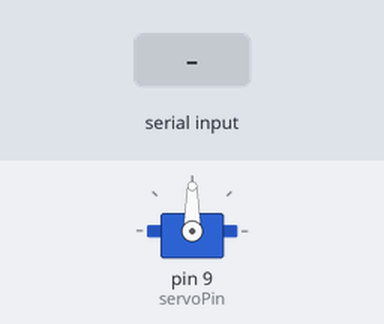
This sketch was run on a simulated Arduino Uno, built with avr-gcc and run on an emulated ATmega328P. On the bench: servo. The test bench sets the inputs (shaded band).

Above: at 1.2 s.
1.3 s: "1" received over Serial
At 1.9 s:
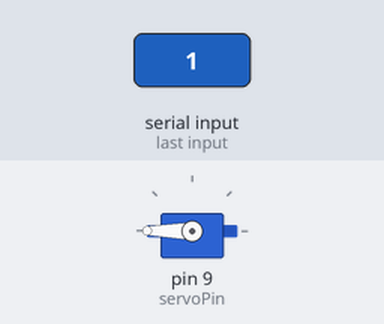
2.8 s: "0" received over Serial
At 3.1 s:
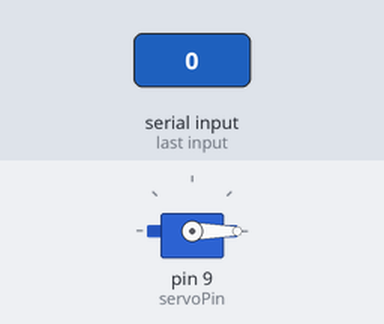
Timing chart, 0 to 5.8 s (numbered marks = the images above; inputs shaded):
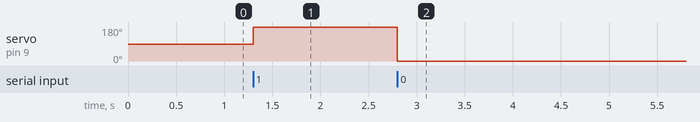

Measured:
- after the input at 1.3 s, servo on pin 9 (servoPin): 90° → 180° at once
- after the input at 2.8 s, servo on pin 9 (servoPin): 180° → 0° at once

The sketch:

prueba.ino
```cpp
#include <Servo.h>

Servo myservo;  // Crea un objeto servo para controlar un servomotor
int currentPos = 0;    // Variable para almacenar la posición actual del servo
int servoPin = 9;      // El pin donde está conectado el servomotor

void setup() {
  myservo.attach(servoPin);  // Adjunta el servomotor al pin indicado
  Serial.begin(9600);        // Inicia la comunicación serial a 9600 baudios
}

void loop() {
  if (Serial.available() > 0) {
    char state = Serial.read();  // Lee el estado desde el serial
    int newPos = (state == '1') ? 180 : 0;  // Determina la nueva posición basada en el comando recibido

    // Mueve el servomotor solo si es necesario
    if (newPos != currentPos) {
      myservo.write(newPos);
      currentPos = newPos;  // Actualiza la posición actual del servo
    }
  }
}
```
